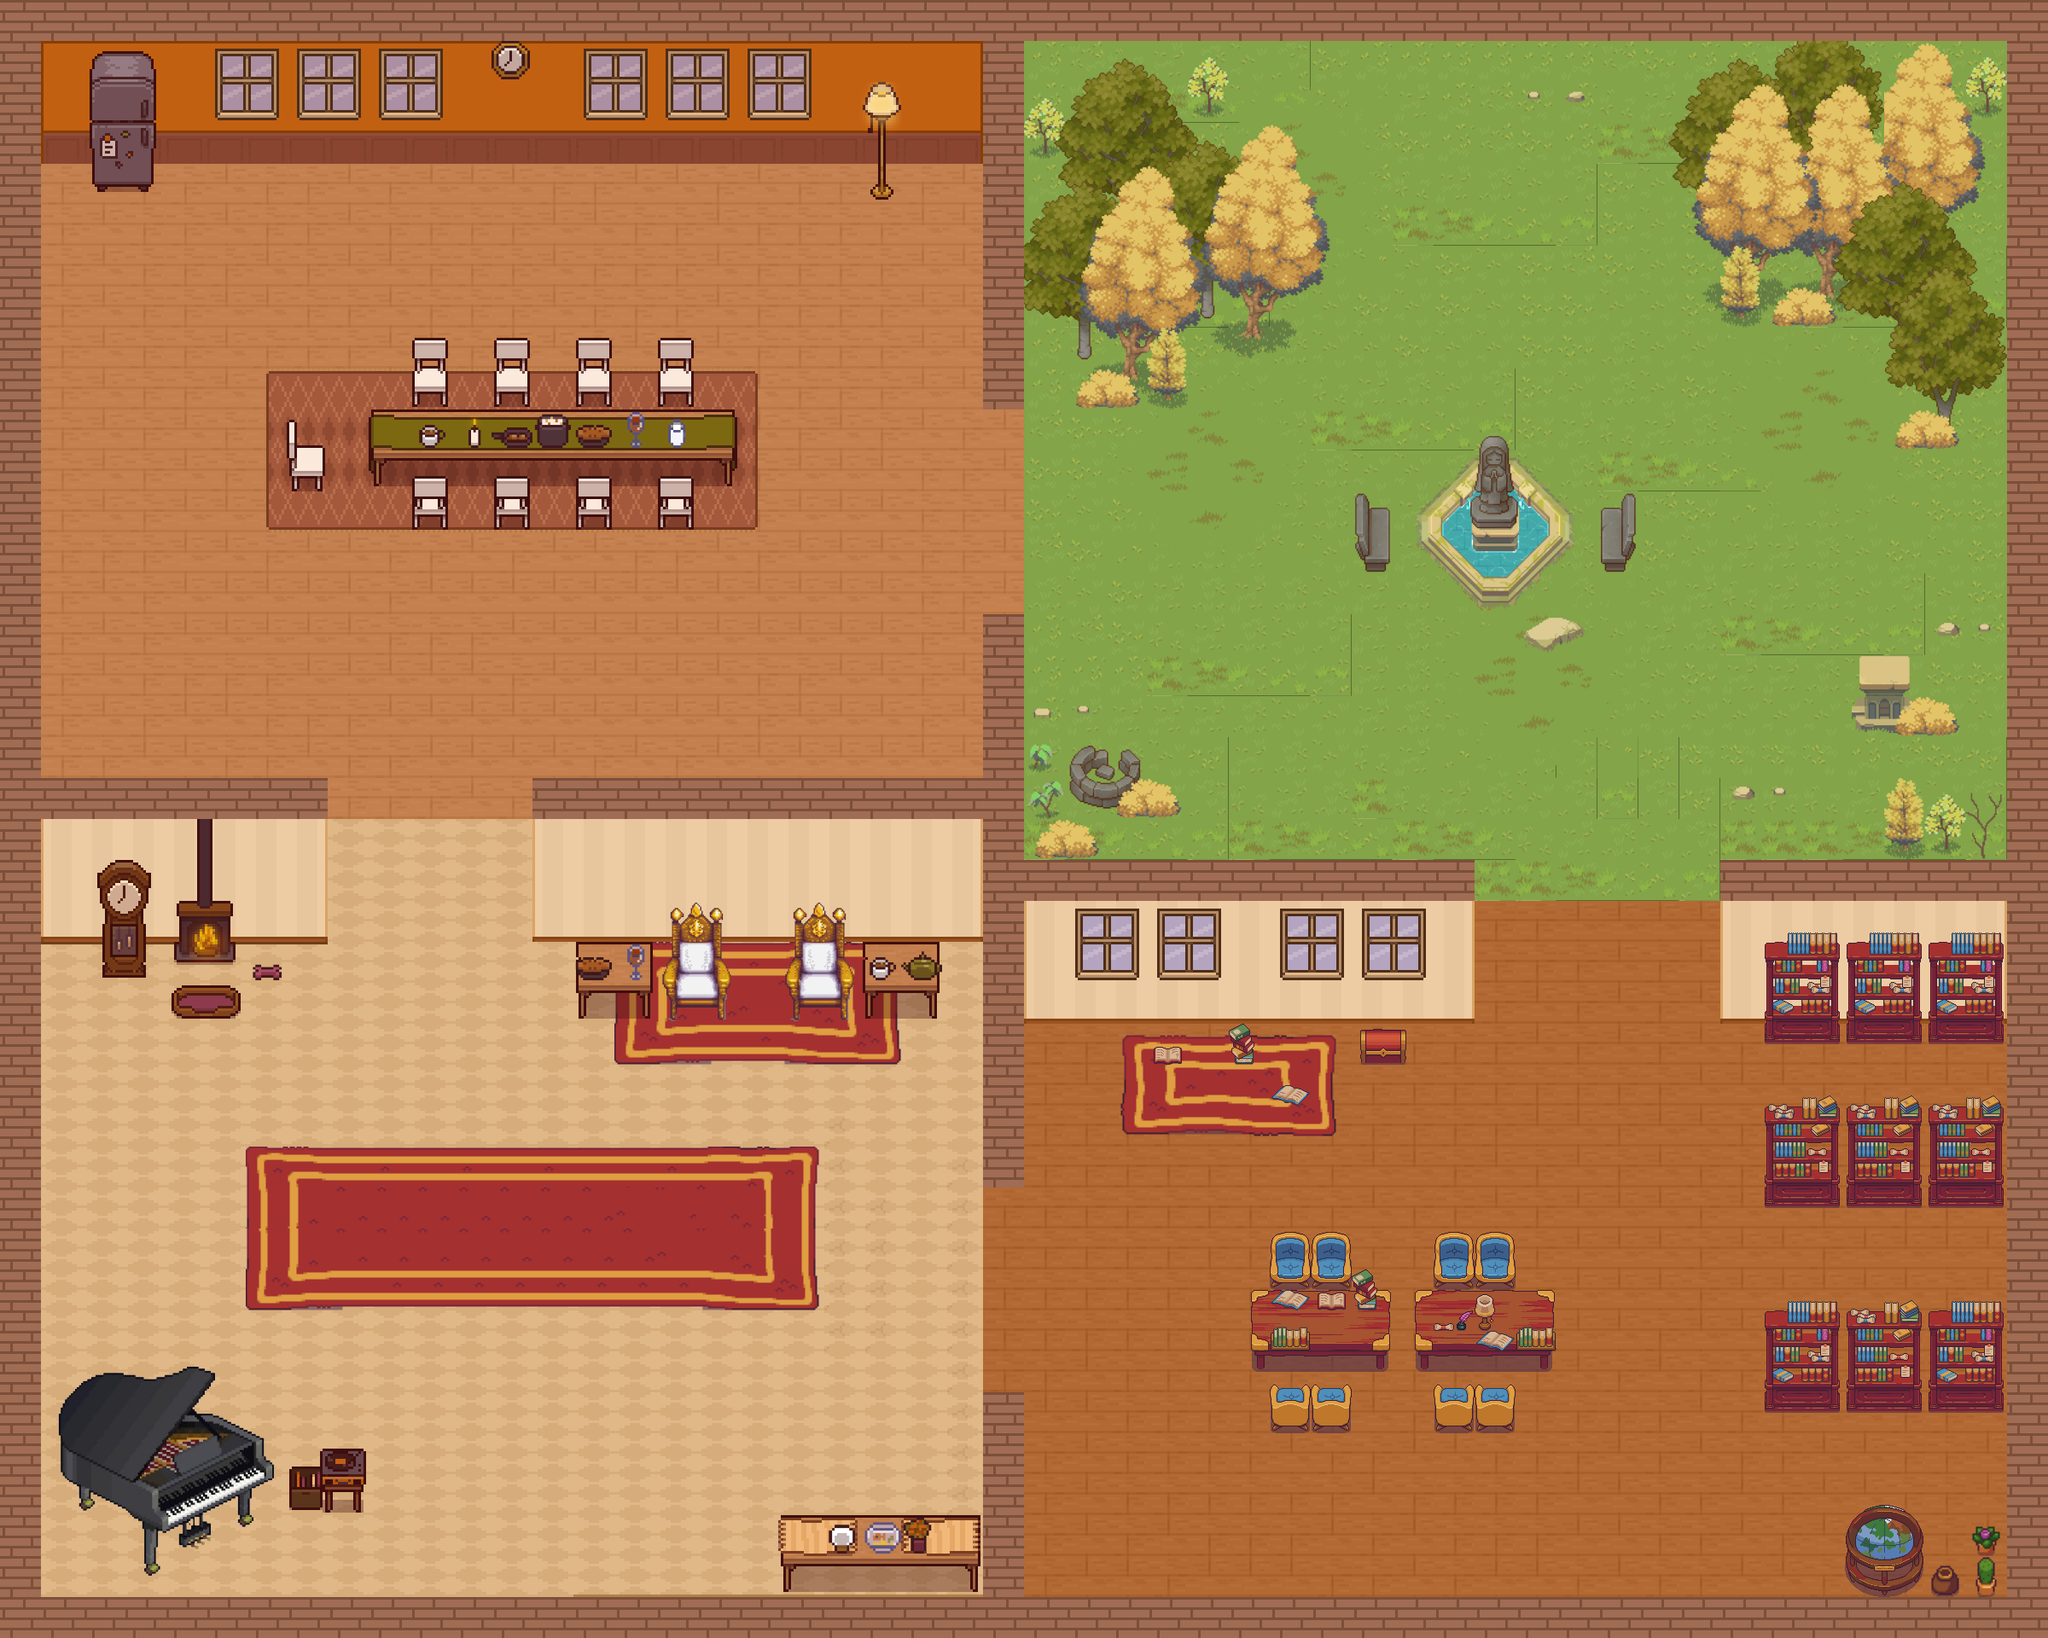

The image is a tile-based game level rendered from a .tmx file. Its description and source (layers, tilesets, objects; grid data summarised) follow:
An orthogonal 50x40 tile map with 48x48 px tiles, 7 tile layers (layer1, layer2, layer3, layer4, ...).

<map version="1.10" tiledversion="1.11.0" orientation="orthogonal" renderorder="right-down" width="50" height="40" tilewidth="48" tileheight="48" infinite="0" nextlayerid="8" nextobjectid="1">
 <tileset firstgid="1" source="CombineTileSet.tsx" />
 <layer id="2" name="layer1" width="50" height="40">
  <data>[2000 cells, 1807 non-empty, 50 distinct tile ids]</data>
 </layer>
 <layer id="3" name="layer2" width="50" height="40">
  <data>[2000 cells, 366 non-empty, 184 distinct tile ids]</data>
 </layer>
 <layer id="4" name="layer3" width="50" height="40">
  <data>[2000 cells, 332 non-empty, 196 distinct tile ids]</data>
 </layer>
 <layer id="5" name="layer4" width="50" height="40">
  <data>[2000 cells, 140 non-empty, 69 distinct tile ids]</data>
 </layer>
 <layer id="6" name="layer5" width="50" height="40">
  <data>[2000 cells, 88 non-empty, 52 distinct tile ids]</data>
 </layer>
 <layer id="7" name="layer6" width="50" height="40">
  <data>[2000 cells, 52 non-empty, 38 distinct tile ids]</data>
 </layer>
 <layer id="1" name="frame" width="50" height="40">
  <data>[2000 cells, 246 non-empty, 9 distinct tile ids]</data>
 </layer>
</map>